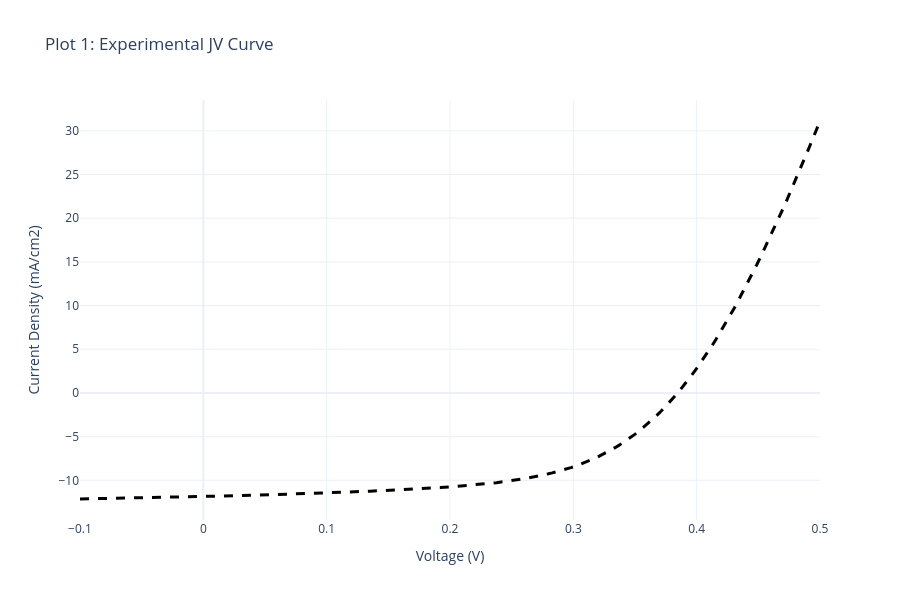

The code cell stored with this chart in its notebook:
### Markdown cell above
## Section 2: Experimental Data Reading and Visualization

### Background: The J-V Curve
The current density-voltage (J-V) curve is a fundamental characterization of photovoltaic devices. It shows how the current output of a solar cell varies with applied voltage under steady illumination. Key parameters extracted from the J-V curve include:

- **$V_{oc}$ (Open Circuit Voltage)**: Maximum voltage output when no current flows  
- **$J_{sc}$ (Short Circuit Current Density)**: Maximum current when voltage is zero  
- **$FF$ (Fill Factor)**: Ratio of maximum power to the product of $V_{oc}$ and $J_{sc}$  
- **$\eta$ (Power Conversion Efficiency)**: Percentage of incident solar power converted to electrical power

In this section, we read experimental J-V data from your laboratory measurements and prepare it for comparison with simulations.

### Code cell
# Read the experimental file
exp_file = "data/CdS3_IV Graph_1.xlsx"
exp_df_raw = pd.read_excel(exp_file)

# Find the target column and its respective Voltage / Current data
col_name = "CdS3_6 2026-01-22 14-24-51"
col_idx = exp_df_raw.columns.get_loc(col_name)

# Skip the 1st row (which contains the string headers 'Vmeas' and 'Imeas')
v_exp = exp_df_raw.iloc[1:, col_idx].astype(float).values
i_exp = exp_df_raw.iloc[1:, col_idx + 1].astype(float).values

# Convert Current (A) to Current Density (mA/cm2)
j_exp = (i_exp * 1000) / ACTIVE_AREA_CM2
if INVERT_EXP_CURRENT:
    j_exp = -j_exp

exp_data = pd.DataFrame({'v(V)': v_exp, 'jtot(mA/cm2)': j_exp}).dropna()

# Store experimental voltage and current density limits for filtering simulations
EXP_V_MIN = exp_data['v(V)'].min()
EXP_V_MAX = exp_data['v(V)'].max()
EXP_J_MIN = exp_data['jtot(mA/cm2)'].min()
EXP_J_MAX = exp_data['jtot(mA/cm2)'].max()

# ------------------ PLOT 1: EXPERIMENTAL ------------------
fig1 = go.Figure()
fig1.add_trace(go.Scatter(
    x=exp_data['v(V)'], 
    y=exp_data['jtot(mA/cm2)'], 
    mode='lines', name='Experimental', 
    line=dict(color='black', dash='dash', width=3)
))
fig1.update_layout(
    title='Plot 1: Experimental JV Curve',
    xaxis_title='Voltage (V)',
    yaxis_title='Current Density (mA/cm2)',
    template='plotly_white', width=900, height=600
)
fig1.show()

### Figure 1 — Plotly figure (JSON) as saved in the notebook; plotly's stock layout.template omitted (floating-point values rounded to 4 significant figures; data arrays with more than 128 entries replaced by an {"elided": "..."} marker saying what was removed)
{"data": [{"line": {"color": "black", "dash": "dash", "width": 3}, "mode": "lines", "name": "Experimental", "type": "scatter", "x": {"elided": "200 float values"}, "y": {"elided": "200 float values"}}], "layout": {"height": 600, "title": {"text": "Plot 1: Experimental JV Curve"}, "width": 900, "xaxis": {"title": {"text": "Voltage (V)"}}, "yaxis": {"title": {"text": "Current Density (mA/cm2)"}}}}
